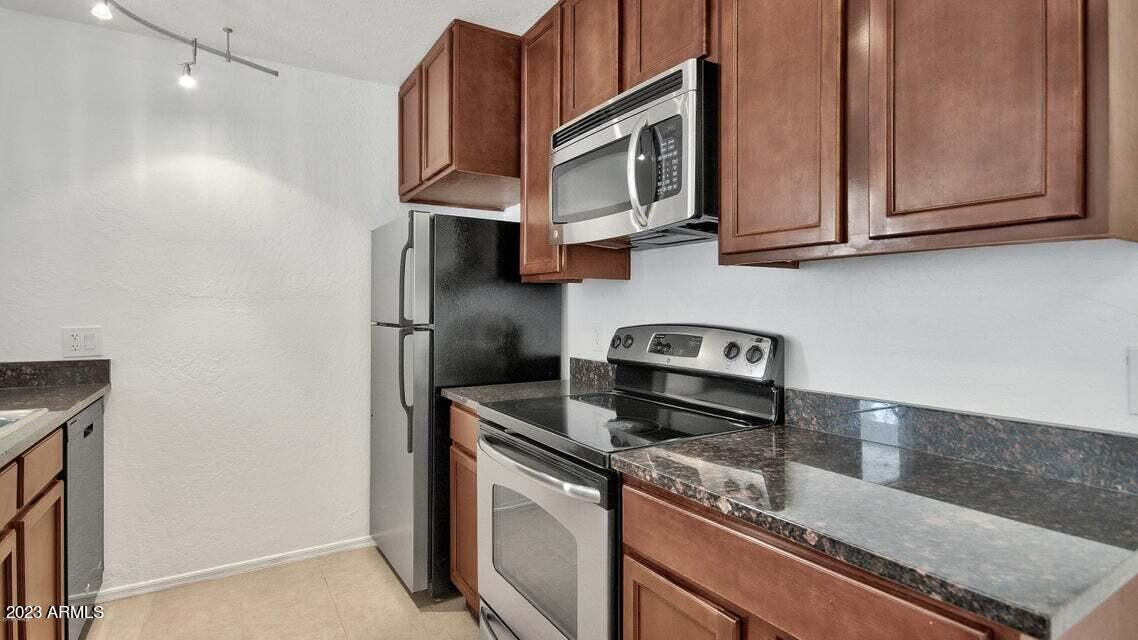
#> input picture references/original/ref-a-cooking-run.webp, 1138 x 640 px, given in place of kitchen-smeg-realism-v1.png, which was not available
$ python b06a_local_enclosure.py out.png
#> lines starting #> are read from the running program, lines starting #| are printed output that depends on the picture; pictures that were not available may be replaced by others from this repository, and a replacement may not be noted
"""B06a unpaid local continuity composite.

Adds the selected view-3 fridge enclosure (two-door Shaker cupboard above, fitted
side panels) into selected view 1 by perspective-warping view 3's own cupboard
pixels and painting the side panel, confined to an explicit mask. Pixels outside
the mask are copied byte-for-byte from the selected view 1. Sources are read-only.
"""
import hashlib, json, sys
from pathlib import Path
import cv2
import numpy as np

root = Path(__file__).resolve().parents[1]
V1 = root / 'outputs/keyframes/kitchen-smeg-realism-v1.png'
V3 = root / 'outputs/keyframes/apartment-fridge-reconstruction-v11.png'
out = Path(sys.argv[1]) if len(sys.argv) > 1 else root / 'outputs/review/b06a-local-enclosure-rebuild.png'  # accepted output: outputs/keyframes/kitchen-smeg-enclosure-v2.png

v1 = cv2.imread(str(V1), cv2.IMREAD_COLOR).astype(np.float32)
v3 = cv2.imread(str(V3), cv2.IMREAD_COLOR).astype(np.float32)
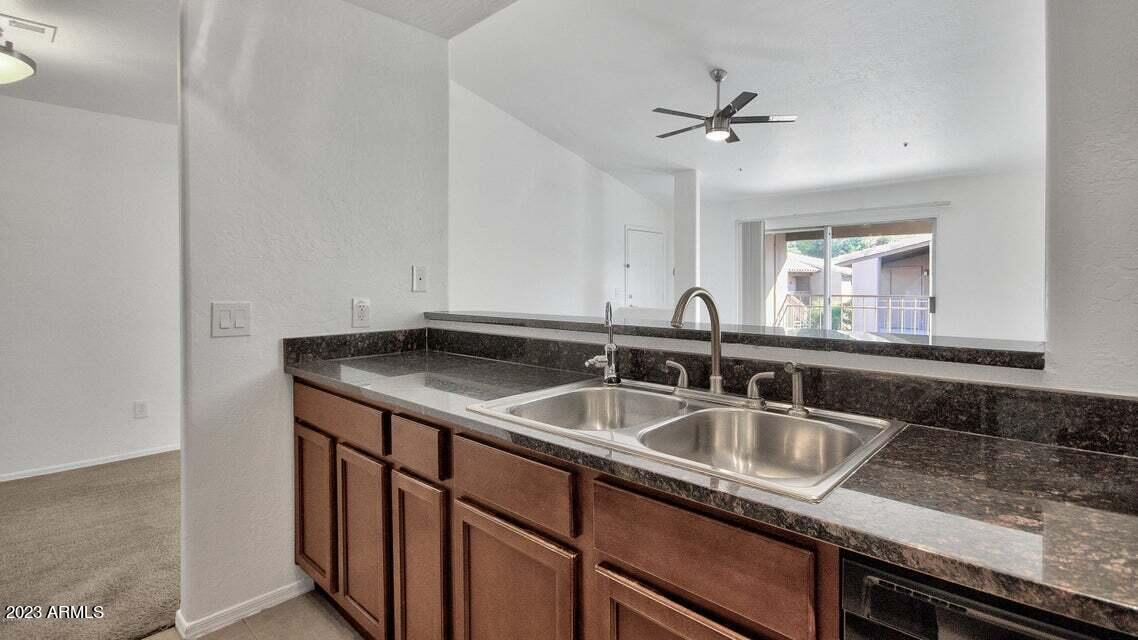
#> input picture references/original/ref-b-sink-run.webp, 1138 x 640 px, given in place of apartment-fridge-reconstruction-v11.png, which was not available
H, W = v1.shape[:2]
#> H = 640; W = 1138

def poly(pts):
    m = np.zeros((H, W), np.uint8)
    cv2.fillPoly(m, [np.array(pts, np.int32)], 255)
    return m > 0

def mean_bgr(im, x0, y0, x1, y1):
    return im[y0:y1, x0:x1].reshape(-1, 3).mean(0)

# Grain from the selected image itself, so new surfaces carry view 1's texture.
blur = cv2.GaussianBlur(v1, (0, 0), 5)
# Grain is tiled from a plain stretch of view 1's north wall (no edges), so the
# fridge outline that is being covered does not print through.
wall = v1[150:1180, 1000:1285]
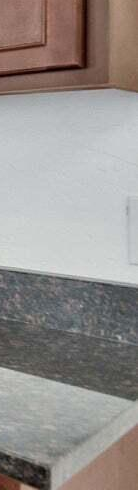
#> wall: shape (490, 138, 3) float32; mean B, G, R 142.2, 145.3, 150.7
wall_hp = wall - cv2.GaussianBlur(wall, (0, 0), 5)
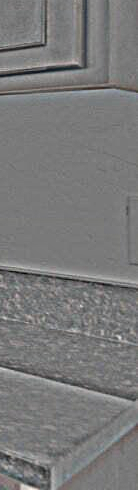
#> wall_hp: shape (490, 138, 3) float32; mean B, G, R 0, 0, 0; drawn with min black and max white
reps = (H // wall_hp.shape[0] + 1, W // wall_hp.shape[1] + 1, 1)
#> reps = (2, 9, 1)
grain = np.tile(wall_hp, reps)[:H, :W]
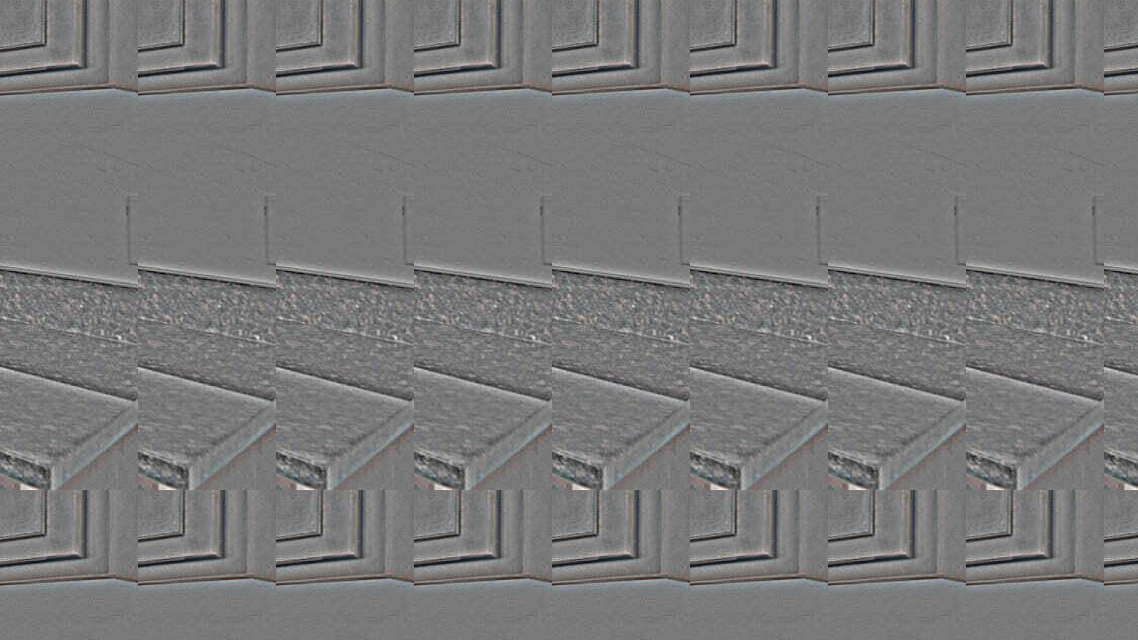
#> grain: shape (640, 1138, 3) float32; mean B, G, R 0, 0, 0; drawn with min black and max white
lum = cv2.cvtColor(v1.astype(np.uint8), cv2.COLOR_BGR2GRAY).astype(np.float32)

# --- Geometry in view-1 pixels (measured from the selected image) ---------------
L_IN, R_IN = 1296, 1477          # fridge front-left / front-right door edges
STRIP = 9                         # ~3/4in panel front edge at this depth
cup_q = np.float32([[L_IN, 118], [R_IN, -40], [R_IN, 384], [L_IN, 450]])   # TL TR BR BL
reveal = poly([[L_IN, 450], [R_IN, 384], [R_IN, 392], [L_IN, 458]])
#> in poly, `cv2.fillPoly(m, [np.array(pts, np.int32)], 255)`: m: shape (640, 1138); every value is 0
left_strip = poly([[L_IN - STRIP, 120], [L_IN, 118], [L_IN + 9, 1222], [L_IN + 9 - STRIP, 1222]])
front_strip = poly([[R_IN, -60], [R_IN + STRIP, -60], [R_IN + STRIP, 866], [R_IN, 866]])
# south side panel face: fridge side to east-wall line, ceiling to worktop,
# behind the glass-front upper and the toaster
side = poly([[R_IN + STRIP, -60], [1700, -60], [1700, 862], [R_IN + STRIP, 866]])
glass_upper = poly([[1560, 232], [1712, 162], [1712, 566], [1562, 570]])
# toaster silhouette (kept from view 1): rounded body + chrome base
tm = np.zeros((H, W), np.uint8)
r = 18
cv2.rectangle(tm, (1585 + r, 727), (1760, 838), 255, -1)
cv2.rectangle(tm, (1585, 727 + r), (1760, 838), 255, -1)
cv2.circle(tm, (1585 + r, 727 + r), r, 255, -1)
cv2.rectangle(tm, (1591, 836), (1760, 870), 255, -1)
toaster_fill = tm > 0
side &= ~glass_upper & ~toaster_fill

# --- Cupboard: view 3's own cupboard pixels, projected into view 1 -------------
src = np.float32([[808, 148], [1062, 148], [1062, 388], [808, 388]])
M = cv2.getPerspectiveTransform(src, cup_q)
warped = cv2.warpPerspective(v3, M, (W, H), flags=cv2.INTER_CUBIC)
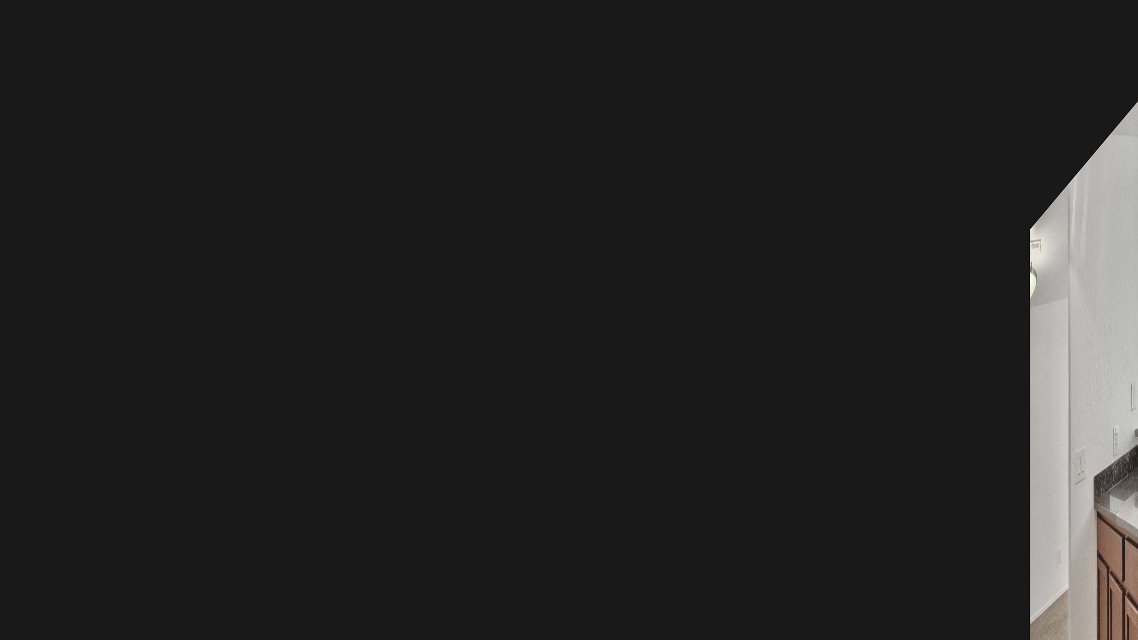
#> warped: shape (640, 1138, 3) float32; mean B, G, R 10.8, 11.2, 11.6; drawn with min black and max white
cup_mask = poly(cup_q)
cup_mask &= ~left_strip & ~front_strip
# view 3's warm living-room grade -> view 1's white Shaker grade
t = mean_bgr(v1, 1566, 260, 1580, 540)              # view-1 upper-cabinet white
#> t = [nan, nan, nan]
s_ = mean_bgr(v3, 812, 160, 1058, 384)
#> s_ = [171.7, 172.5, 173.4]
cup = warped * (t / s_) * 0.97
#> cup: shape (640, 1138, 3) float32; every value is NaN or infinite
cup = cup + 0.6 * grain

# --- Side panel: painted white, shaded by view 1's own light field ------------
white = t * np.float32([0.985, 0.985, 0.985])
#> white = [nan, nan, nan]
shade = cv2.GaussianBlur(lum, (0, 0), 25)
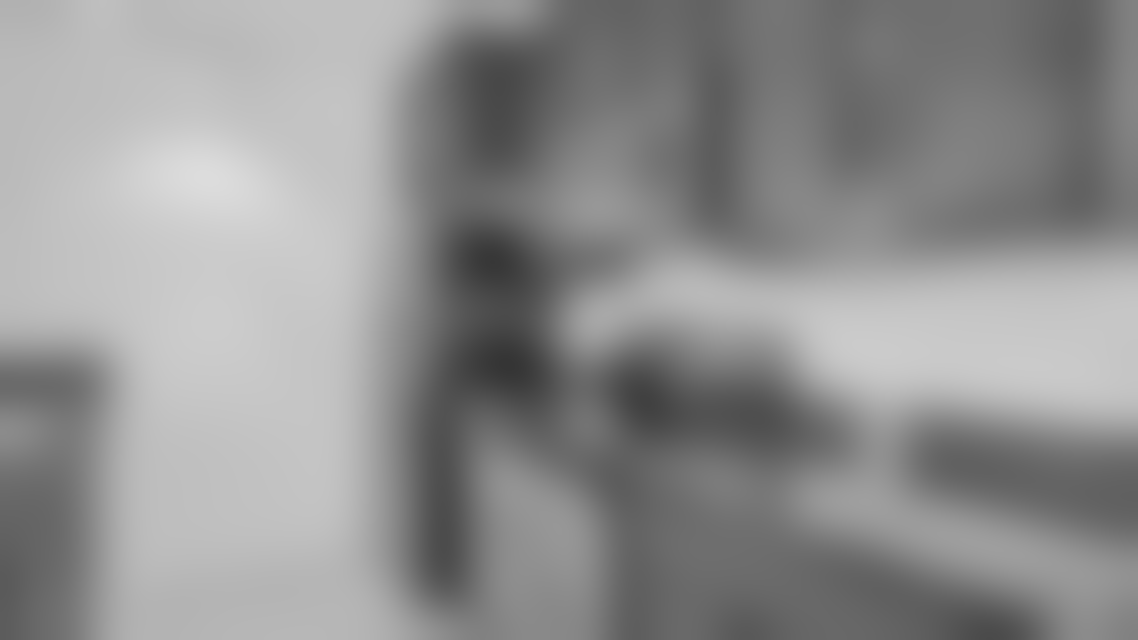
#> shade: shape (640, 1138) float32; min 53.14, max 220.6, mean 144.8
ref_amb = np.median(lum[150:350, 1350:1450])        # wall above fridge, ambient only
#> ref_amb = nan
uc = poly([[1562, 572], [1712, 568], [1712, 866], [1562, 866]])
pool = cv2.GaussianBlur(uc.astype(np.float32), (0, 0), 10) * uc + \
       cv2.GaussianBlur(uc.astype(np.float32), (0, 0), 30) * ~uc * 0.6
ratio = np.clip(shade / np.median(shade[uc]), 0.7, 1.6)
#> ratio: shape (640, 1138) float32; every value is NaN or infinite
s_amb = 1 + pool * (ratio - 1)
orig_tint = cv2.GaussianBlur(v1, (0, 0), 25) / np.maximum(cv2.GaussianBlur(v1, (0, 0), 25).mean(2, keepdims=True), 1)
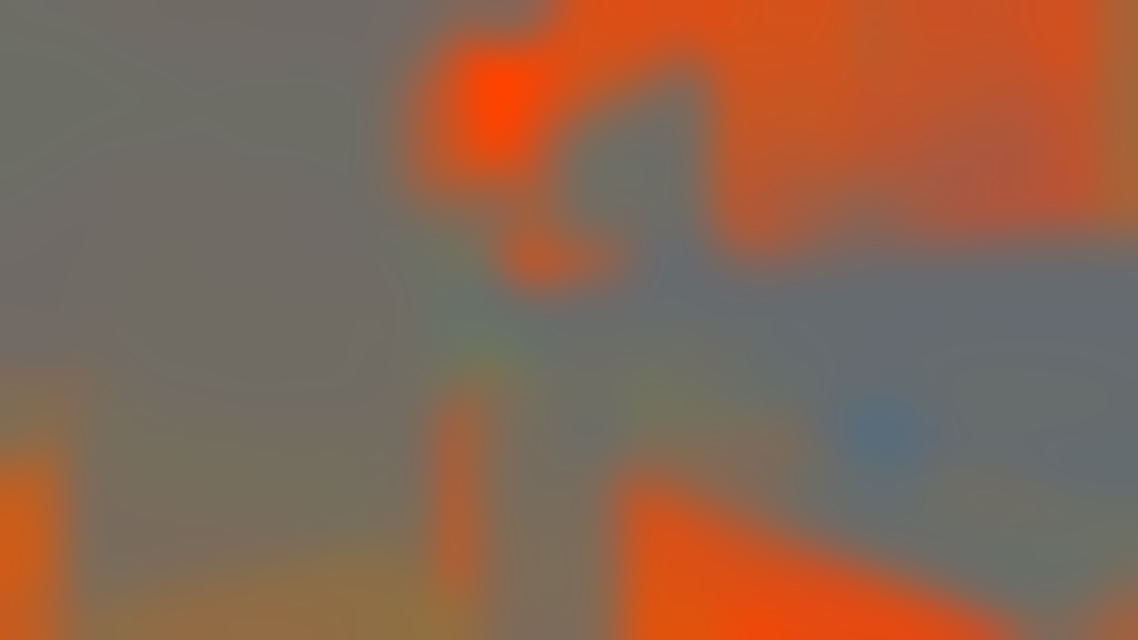
#> orig_tint: shape (640, 1138, 3) float32; mean B, G, R 0.916, 0.981, 1.1; drawn with min black and max white
tint = 1 + pool[..., None] * (np.clip(orig_tint, 0.6, 1.4) - 1) * 0.55
#> tint: shape (640, 1138, 3) float32; every value is 1
yy = np.arange(H, dtype=np.float32)[:, None]
#> yy = 640 values from 0 to 639
vert = 0.95 + 0.06 * np.clip(yy / 860, 0, 1)        # slightly dimmer toward ceiling
#> vert = 640 values from 0.95 to 0.995
panel = white[None, None, :] * (s_amb * (1 + 0 * yy) * vert)[..., None] * tint * 0.93
# soft contact shadow where the face meets the east wall and the cupboard edge
xx = np.arange(W, dtype=np.float32)[None, :]
ao = 1 - 0.10 * np.exp(-np.clip(1700 - xx, 0, None) / 18)
panel *= ao[..., None]
panel += 0.6 * grain

strip_col = t * 1.05                                 # front-lit edge, a touch brighter
#> strip_col = [nan, nan, nan]
comp = v1.copy()
comp[side] = panel[side]
comp[cup_mask] = cup[cup_mask]
comp[reveal & ~front_strip] = v1[reveal & ~front_strip] * 0.0 + np.float32([62, 66, 72])
for m in (left_strip, front_strip):
    comp[m] = strip_col + 0.6 * grain[m]

mask = side | cup_mask | reveal | left_strip | front_strip
# feather 1.5px only at the mask boundary toward untouched pixels
soft = cv2.GaussianBlur(mask.astype(np.float32), (0, 0), 0.8)
soft = np.where(mask, np.maximum(soft, 0.5), 0)[..., None]
final = np.where(mask[..., None], soft * comp + (1 - soft) * v1, v1)
final = np.clip(final, 0, 255).astype(np.uint8)
#> final is the input picture: shape (640, 1138, 3); mean B, G, R 133.8, 141.8, 155
assert (final[~mask] == v1.astype(np.uint8)[~mask]).all(), 'pixels outside mask changed'

out.parent.mkdir(parents=True, exist_ok=True)
cv2.imwrite(str(out), final)
cv2.imwrite(str(out.with_name(out.stem + '-mask.png')), mask.astype(np.uint8) * 255)
sha = lambda p: hashlib.sha256(Path(p).read_bytes()).hexdigest()
print(json.dumps({'output': str(out), 'mask_px': int(mask.sum()),
                  'mask_fraction': round(float(mask.mean()), 5),
#> (the run stopped early here; a loop or call above may not have finished)
